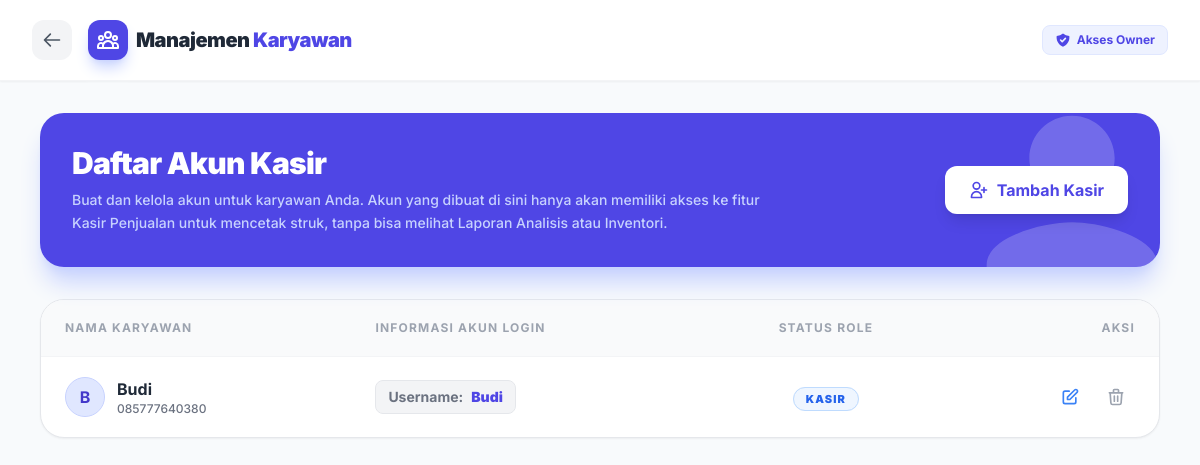
Page /karyawan.php (signed in) on the committed database.
### tables this page shows
CREATE TABLE `users` (
  `id` int(11) NOT NULL,
  `username` varchar(50) NOT NULL,
  `password` varchar(255) NOT NULL,
  `role` enum('owner','kasir') NOT NULL DEFAULT 'owner',
  `owner_id` int(11) DEFAULT NULL,
  `nama_pemilik` varchar(100) NOT NULL,
  `no_hp` varchar(20) DEFAULT NULL,
  `telepon` varchar(20) DEFAULT NULL,
  `security_pin` varchar(255) NOT NULL,
  `nama_toko` varchar(100) DEFAULT NULL,
  `jenis_usaha` varchar(50) DEFAULT NULL,
  `alamat_toko` text DEFAULT NULL,
  `created_at` timestamp NOT NULL DEFAULT current_timestamp()
);

### karyawan.php (the view, shortened to what this page needs)
<?php
include 'koneksi.php';
$owner_id = $_SESSION['user_id'];
$query_karyawan = mysqli_query($conn, "SELECT * FROM users WHERE owner_id = '$owner_id' AND role = 'kasir' ORDER BY id DESC");
?>
<!DOCTYPE html>
<html lang="id">
<head>
    <script src="https://cdn.tailwindcss.com"></script>
</head>
<body class="min-h-screen flex flex-col pb-12">
    <nav class="bg-white/90 backdrop-blur-md shadow-sm border-b border-gray-100 sticky top-0 z-40">
        <div class="max-w-7xl mx-auto px-4 sm:px-6 lg:px-8">
            <div class="flex justify-between h-20 items-center">
                <div class="flex items-center">
                    <a href="dashboard.php" class="bg-gray-100 text-gray-600 p-2.5 rounded-xl hover:bg-blue-600 hover:text-white transition mr-4">
                        <svg class="w-5 h-5" fill="none" stroke="currentColor" viewBox="0 0 24 24"><path stroke-linecap="round" stroke-linejoin="round" stroke-width="2" d="M10 19l-7-7m0 0l7-7m-7 7h18"></path></svg>
                    </a>
                    <div class="flex items-center gap-2">
                        <div class="w-10 h-10 bg-indigo-600 rounded-xl flex items-center justify-center shadow-lg shadow-indigo-200">
                        </div>
                        <span class="text-xl font-black text-gray-800 tracking-tight hidden sm:block">Manajemen <span class="text-indigo-600">Karyawan</span></span>
                    </div>
                </div>
                <div class="flex items-center space-x-4">
                    <span class="text-xs font-bold bg-indigo-50 text-indigo-600 px-3 py-1.5 rounded-lg border border-indigo-100 flex items-center">
                        Akses Owner
                    </span>
                </div>
            </div>
        </div>
    </nav>
    <main class="max-w-6xl mx-auto px-4 py-8">
        <div class="bg-indigo-600 rounded-3xl p-8 mb-8 text-white shadow-xl shadow-indigo-200 relative overflow-hidden flex flex-col md:flex-row items-center justify-between">
            <div class="absolute -right-10 -top-10 opacity-20">
            </div>
            <div class="relative z-10 md:w-2/3">
                <h1 class="text-3xl font-black mb-2 tracking-tight">Daftar Akun Kasir</h1>
                <p class="text-indigo-200 font-medium text-sm leading-relaxed">Buat dan kelola akun untuk karyawan Anda. Akun yang dibuat di sini hanya akan memiliki akses ke fitur Kasir Penjualan untuk mencetak struk, tanpa bisa melihat Laporan Analisis atau Inventori.</p>
            </div>
            <div class="relative z-10 mt-6 md:mt-0">
                <button onclick="openModal('modal-tambah')" class="bg-white text-indigo-600 hover:bg-gray-50 px-6 py-3 rounded-xl font-bold shadow-lg transition flex items-center active:scale-95">
                    <svg class="w-5 h-5 mr-2" fill="none" stroke="currentColor" viewBox="0 0 24 24"><path stroke-linecap="round" stroke-linejoin="round" stroke-width="2" d="M18 9v3m0 0v3m0-3h3m-3 0h-3m-2-5a4 4 0 11-8 0 4 4 0 018 0zM3 20a6 6 0 0112 0v1H3v-1z"></path></svg>
                    Tambah Kasir
                </button>
            </div>
        </div>
        <div class="bg-white rounded-3xl shadow-sm border border-gray-200 overflow-hidden">
            <div class="overflow-x-auto">
                <table class="w-full text-left">
                    <thead class="bg-gray-50 border-b border-gray-100">
                        <tr>
                            <th class="px-6 py-5 text-xs font-bold text-gray-400 uppercase tracking-widest">Nama Karyawan</th>
                            <th class="px-6 py-5 text-xs font-bold text-gray-400 uppercase tracking-widest">Informasi Akun Login</th>
                            <th class="px-6 py-5 text-xs font-bold text-gray-400 uppercase tracking-widest text-center">Status Role</th>
                            <th class="px-6 py-5 text-xs font-bold text-gray-400 uppercase tracking-widest text-right">Aksi</th>
                        </tr>
                    </thead>
                    <tbody class="divide-y divide-gray-100">
                        <?php if (mysqli_num_rows($query_karyawan) > 0): ?>
                            <?php while ($row = mysqli_fetch_assoc($query_karyawan)): ?>
                                <tr class="hover:bg-gray-50 transition">
                                    <td class="px-6 py-5">
                                        <div class="flex items-center">
                                            <div class="h-10 w-10 rounded-full bg-indigo-100 text-indigo-700 font-bold flex items-center justify-center mr-3 border border-indigo-200">
                                                <?php echo strtoupper(substr($row['nama_pemilik'], 0, 1)); ?>
                                            </div>
                                            <div>
                                                <div class="font-bold text-gray-800 text-base"><?php echo htmlspecialchars($row['nama_pemilik']); ?></div>
                                                <div class="text-xs text-gray-500 font-medium"><?php echo htmlspecialchars($row['telepon']); ?></div>
                                            </div>
                                        </div>
                                    </td>
                                    <td class="px-6 py-5">
                                        <div class="bg-gray-100 px-3 py-1.5 rounded-lg border border-gray-200 inline-flex items-center text-sm">
                                            <span class="text-gray-500 font-bold mr-2">Username:</span>
                                            <span class="font-black text-indigo-600"><?php echo htmlspecialchars($row['username']); ?></span>
                                        </div>
                                    </td>
                                    <td class="px-6 py-5 text-center">
                                        <span class="bg-blue-50 text-blue-600 border border-blue-200 px-3 py-1 rounded-full text-[11px] font-black uppercase tracking-widest">
                                            <?php echo htmlspecialchars($row['role']); ?>
                                        </span>
                                    </td>
                                    <td class="px-6 py-5 text-right">
                                        <div class="flex justify-end space-x-2">
                                            <button onclick='openEditModal(<?php echo json_encode($row); ?>)' class="p-2 text-blue-500 hover:bg-blue-50 rounded-xl transition border border-transparent hover:border-blue-200" title="Edit/Reset Password">
                                                <svg class="w-5 h-5" fill="none" stroke="currentColor" viewBox="0 0 24 24"><path stroke-linecap="round" stroke-linejoin="round" stroke-width="2" d="M11 5H6a2 2 0 00-2 2v11a2 2 0 002 2h11a2 2 0 002-2v-5m-1.414-9.414a2 2 0 112.828 2.828L11.828 15H9v-2.828l8.586-8.586z"></path></svg>
                                            </button>
                                            <a href="?hapus=<?php echo $row['id']; ?>" onclick="return confirm('Yakin ingin menghapus akses kasir ini? Data transaksinya akan tetap aman.')" class="p-2 text-gray-400 hover:text-red-500 hover:bg-red-50 rounded-xl transition border border-transparent hover:border-red-200" title="Hapus Akses">
                                                <svg class="w-5 h-5" fill="none" stroke="currentColor" viewBox="0 0 24 24"><path stroke-linecap="round" stroke-linejoin="round" stroke-width="2" d="M19 7l-.867 12.142A2 2 0 0116.138 21H7.862a2 2 0 01-1.995-1.858L5 7m5 4v6m4-6v6m1-10V4a1 1 0 00-1-1h-4a1 1 0 00-1 1v3M4 7h16"></path></svg>
                                            </a>
                                        </div>
                                    </td>
                                </tr>
                            <?php endwhile; ?>
                        <?php endif; ?>
                    </tbody>
                </table>
            </div>
        </div>
    </main>
</body>
</html>

### karyawan.php (style rules this page uses)
body { font-family: 'Inter', sans-serif; background-color: #f8fafc; }

### rows in the picture
users: nama_pemilik "B", nama_pemilik "Budi", telepon "085777640380", username "Budi", role "KASIR"
